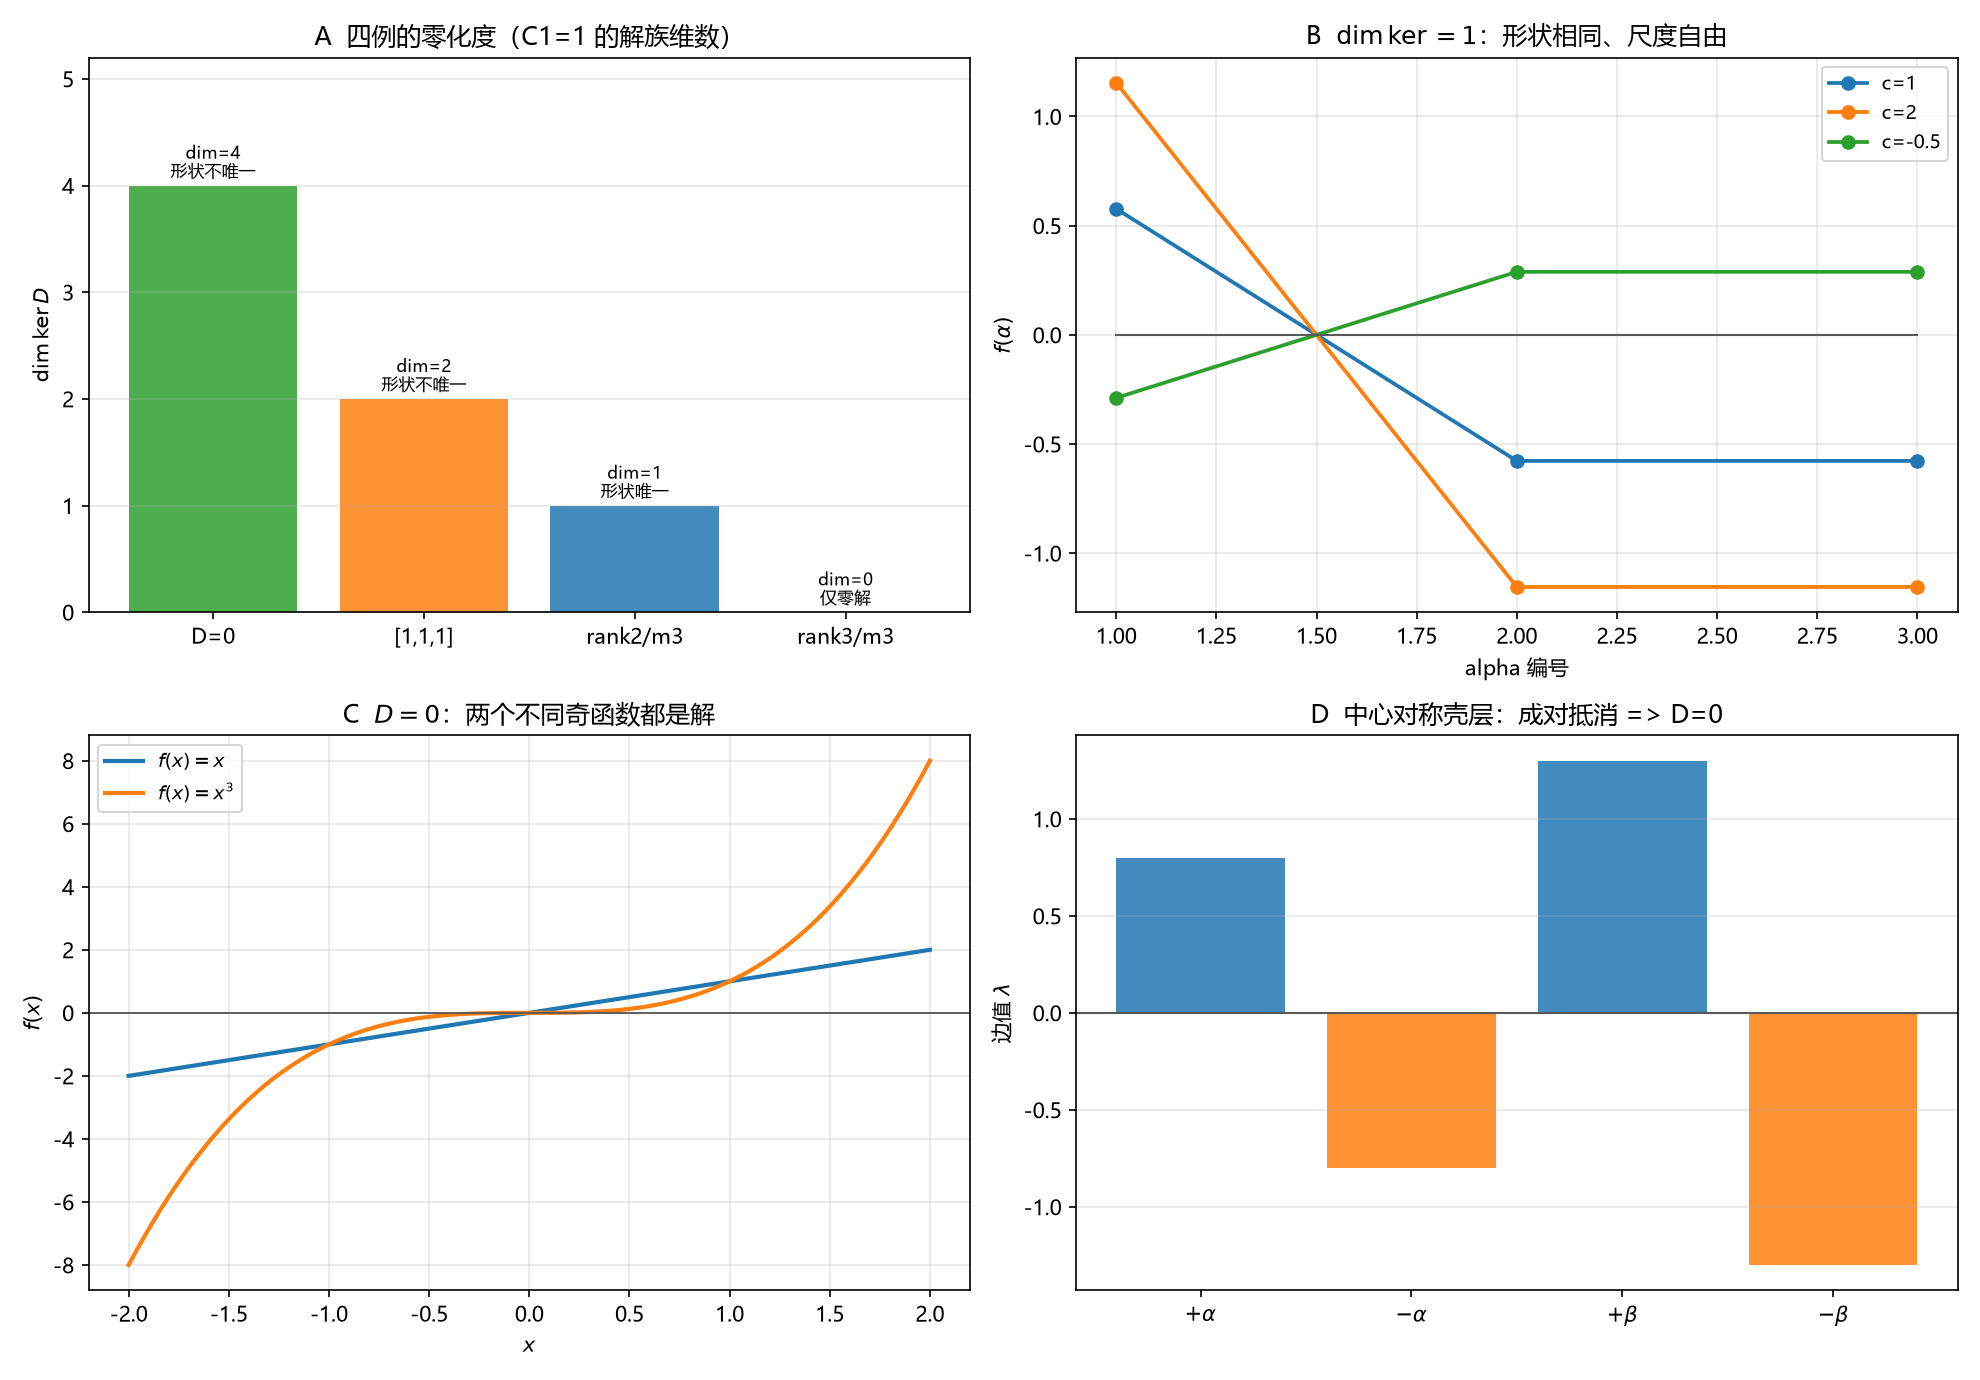

The script that saved this image:
# -*- coding: utf-8 -*-
"""
环 8／`M5` 齐次线性化的数值核对。

1. 四个代表性 D 矩阵的秩、零化度、基；
2. dim ker = 1 例：同一形状 g 的三个尺度倍（形状唯一、尺度自由）；
3. D=0 例：f=x 与 f=x^3 两个不同形状都满足；
4. 残差 |D f| 核对。

D 由有符号邻居计数规则 (M5.1) 直接构造，无拟合参数。
"""

import csv
import os

import numpy as np
import matplotlib
matplotlib.use("Agg")
import matplotlib.pyplot as plt

plt.rcParams["font.sans-serif"] = ["Microsoft YaHei", "SimHei", "DejaVu Sans"]
plt.rcParams["axes.unicode_minus"] = False

HERE = os.path.dirname(os.path.abspath(__file__))
OUT_PNG = os.path.join(HERE, "环08_M5齐次线性.png")
OUT_CSV = os.path.join(HERE, "环08_M5齐次线性.csv")

CASES = {
    "D=0 (中心对称)": np.zeros((1, 4)),
    "D=[1,1,1] (非对称3价)": np.array([[1.0, 1.0, 1.0]]),
    "rank2/m3 (形状唯一)": np.array([[1.0, 1.0, 0.0], [1.0, 0.0, 1.0]]),
    "rank3/m3 (仅零解)": np.array([[1.0, 1.0, 0.0], [1.0, 0.0, 1.0], [0.0, 1.0, 1.0]]),
}


def null_space(A, tol=1e-10):
    """SVD 零空间基。"""
    _, s, vh = np.linalg.svd(A, full_matrices=True)
    m = A.shape[1]
    ns = (s.shape[0], m)
    # 用 vh 的后几行
    rank = int(np.sum(s > tol))
    return vh[rank:].T, rank


def main():
    rows = []
    kerdims = []
    print("案例                             秩   m   dim ker")
    for name, D in CASES.items():
        m = D.shape[1]
        N, rank = null_space(D)
        k = m - rank
        kerdims.append(k)
        print(f"  {name:32s} {rank:2d}  {m:2d}  {k:2d}")
        rows.append((name, rank, m, k, np.nan))
        if N.shape[1]:
            rows.append((name + " 基", 0, 0, 0, np.linalg.norm(N[:, 0])))

    # ---- dim ker = 1 例的形状与尺度
    D2 = CASES["rank2/m3 (形状唯一)"]
    N2, _ = null_space(D2)
    g = N2[:, 0]
    if g[0] < 0:
        g = -g
    print("\n形状唯一例的核基 g =", np.round(g, 6))
    print("  |D g| =", np.linalg.norm(D2 @ g))
    alphas = np.linspace(-1, 2, 200)
    tt = np.array([1.0, 2.0, 3.0])

    # ---- D=0 例：x 与 x^3 都解
    xs = np.linspace(-2, 2, 400)
    print("\nD=0 例：两个不同奇函数在对称壳层上均满足")
    print("  x  在 a,-a,b,-b 上的行和 =", sum(f(x) for f in [lambda z: z] for x in [0.8, -0.8, 1.3, -1.3]))
    print("  x^3 的行和 =", sum(x ** 3 for x in [0.8, -0.8, 1.3, -1.3]))

    # ---- 残差
    f_test = np.array([1.0, -0.5, 2.0, -1.0])
    for name, D in CASES.items():
        if D.shape[1] == f_test.shape[0]:
            res = np.linalg.norm(D @ f_test)
            rows.append((name + " 残差", 0, 0, 0, res))

    # ---- CSV
    with open(OUT_CSV, "w", newline="", encoding="utf-8-sig") as fh:
        wr = csv.writer(fh)
        wr.writerow(["kind", "rank", "m", "dim_ker", "extra"])
        wr.writerows(rows)

    # ---- 画图
    fig, ax = plt.subplots(2, 2, figsize=(13.2, 9.2))

    # A: 零化度
    names = ["D=0", "[1,1,1]", "rank2/m3", "rank3/m3"]
    ax[0, 0].bar(names, kerdims, color=["tab:green", "tab:orange", "tab:blue", "tab:red"], alpha=0.85)
    for i, k in enumerate(kerdims):
        lab = "仅零解" if k == 0 else ("形状唯一" if k == 1 else "形状不唯一")
        ax[0, 0].text(i, k + 0.08, f"dim={k}\n{lab}", ha="center", fontsize=8)
    ax[0, 0].set_ylabel(r"$\dim\ker D$")
    ax[0, 0].set_title("A  四例的零化度（C1=1 的解族维数）")
    ax[0, 0].set_ylim(0, 5.2)
    ax[0, 0].grid(alpha=0.3, axis="y")

    # B: 形状唯一例的尺度倍
    alphas_idx = np.arange(1, len(g) + 1)
    for c in (1.0, 2.0, -0.5):
        ax[0, 1].plot(alphas_idx, c * g, "o-", lw=1.8, label=f"c={c:g}")
    ax[0, 1].plot(alphas_idx, np.zeros_like(alphas_idx), color="0.35", lw=1.0)
    ax[0, 1].set_xlabel("alpha 编号")
    ax[0, 1].set_ylabel(r"$f(\alpha)$")
    ax[0, 1].set_title(r"B  $\dim\ker=1$：形状相同、尺度自由")
    ax[0, 1].legend(fontsize=9)
    ax[0, 1].grid(alpha=0.3)

    # C: D=0 例两个不同形状
    ax[1, 0].plot(xs, xs, lw=2.0, color="tab:blue", label=r"$f(x)=x$")
    ax[1, 0].plot(xs, xs ** 3, lw=2.0, color="tab:orange", label=r"$f(x)=x^3$")
    ax[1, 0].axhline(0.0, color="0.35", lw=0.9)
    ax[1, 0].set_xlabel(r"$x$")
    ax[1, 0].set_ylabel(r"$f(x)$")
    ax[1, 0].set_title(r"C  $D=0$：两个不同奇函数都是解")
    ax[1, 0].legend(fontsize=9)
    ax[1, 0].grid(alpha=0.3)

    # D: 几何示意（有符号计数）
    shell = np.array([0.8, -0.8, 1.3, -1.3])
    colors = ["tab:blue" if v > 0 else "tab:orange" for v in shell]
    ax[1, 1].bar(np.arange(4), shell, color=colors, alpha=0.85)
    ax[1, 1].axhline(0.0, color="0.35", lw=1.0)
    ax[1, 1].set_xticks(np.arange(4))
    ax[1, 1].set_xticklabels([r"$+\alpha$", r"$-\alpha$", r"$+\beta$", r"$-\beta$"])
    ax[1, 1].set_ylabel(r"边值 $\lambda$")
    ax[1, 1].set_title("D  中心对称壳层：成对抵消 => D=0")
    ax[1, 1].grid(alpha=0.3, axis="y")

    fig.tight_layout()
    fig.savefig(OUT_PNG, dpi=150)
    plt.close(fig)
    print("\nsaved:", OUT_PNG)
    print("saved:", OUT_CSV)


if __name__ == "__main__":
    main()
